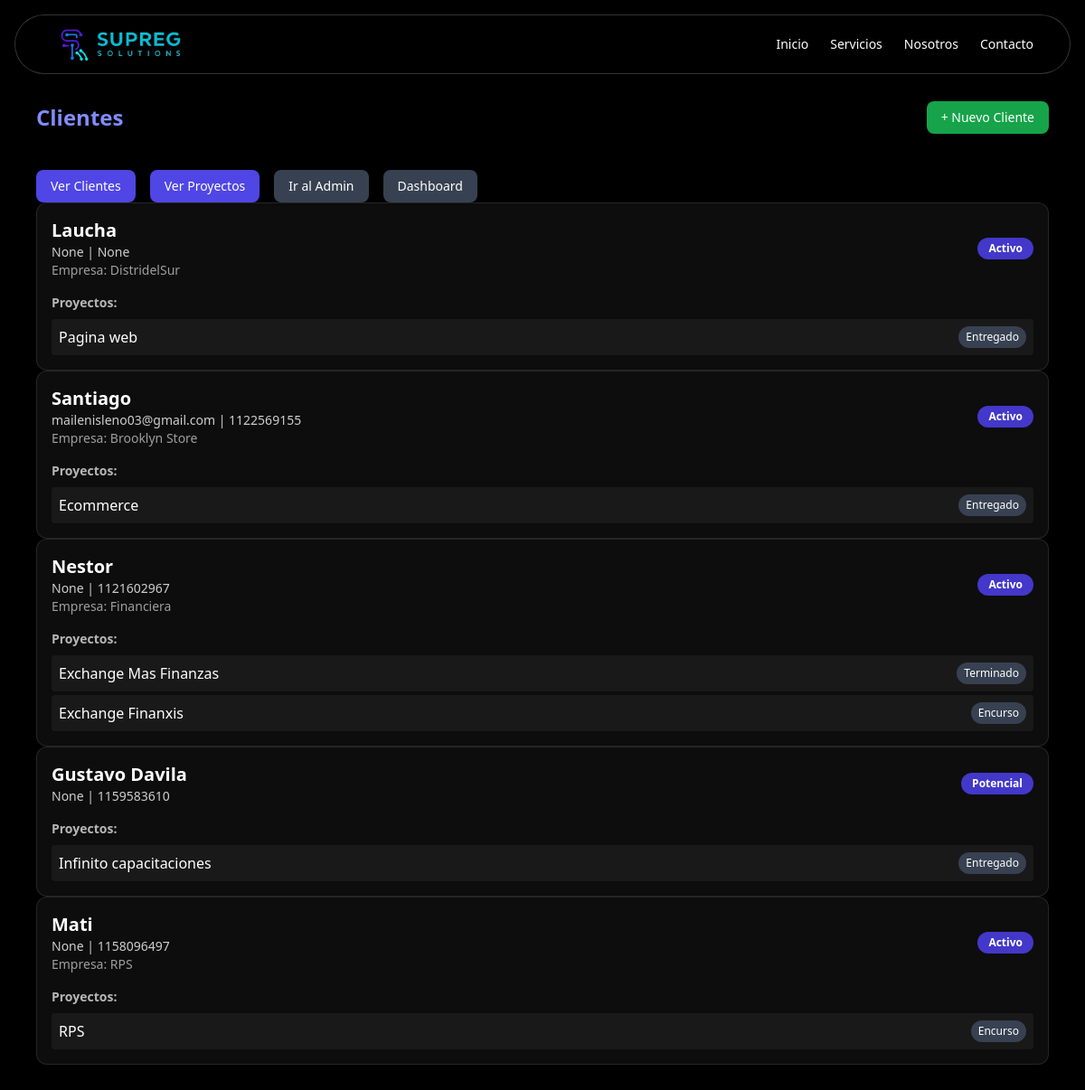
The app's page /clientes/ (signed in), older data.
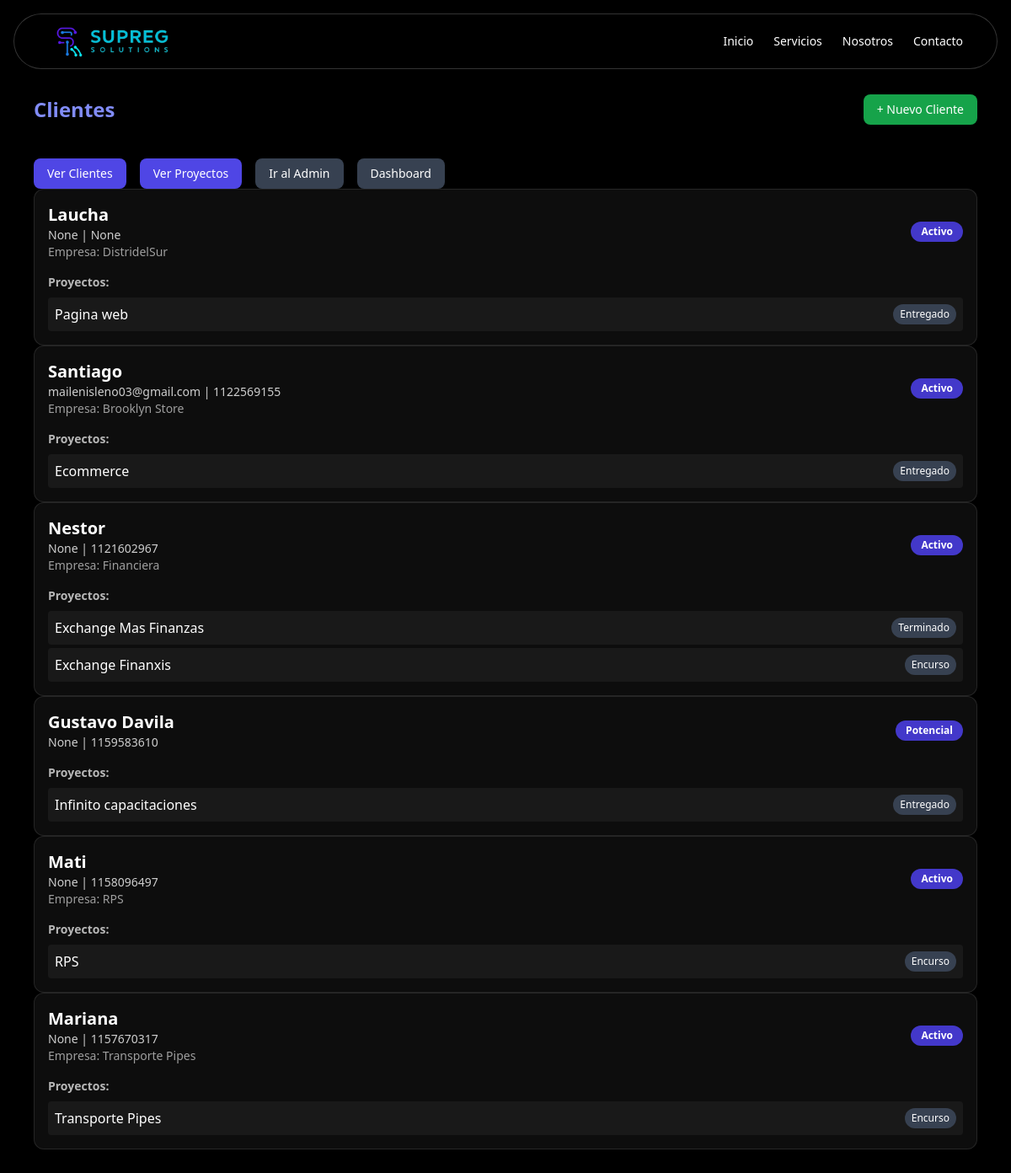
The same page, newer data.
### webapp/models.py (models this page shows, shortened)
class Cliente(models.Model):
    nombre = models.CharField(max_length=100)
    email = models.EmailField(blank=True, null=True)
    telefono = models.CharField(max_length=30, blank=True, null=True)
    empresa = models.CharField(max_length=100, blank=True, null=True)
    estado = models.CharField(max_length=20, choices=[('activo', 'Activo'), ('potencial', 'Potencial'), ('inactivo', 'Inactivo')])
    notas = models.TextField(blank=True, null=True)

class Proyecto(models.Model):
    MONEDAS = [
        ('ARS', 'Pesos Argentinos'),
        ('USD', 'Dólares Americanos'),
    ]
    cliente = models.ForeignKey(Cliente, on_delete=models.CASCADE, related_name="proyectos")
    nombre = models.CharField(max_length=150)
    descripcion = models.TextField(blank=True, null=True)
    fecha_inicio = models.DateField()
    fecha_entrega = models.DateField(blank=True, null=True)
    estado = models.CharField(max_length=20, choices=[
        ('pendiente', 'Pendiente'),
        ('en_curso', 'En curso'),
        ('pausado', 'Pausado'),
        ('terminado', 'Terminado'),
        ('entregado', 'Entregado')
    ])
    moneda = models.CharField(max_length=3, choices=MONEDAS, default='ARS')  # NUEVO
    precio = models.DecimalField(max_digits=12, decimal_places=2)  # total presupuestado
    monto_cobrado = models.DecimalField(max_digits=12, decimal_places=2, default=0)  # total facturado
    observaciones = models.TextField(blank=True, null=True)

### webapp/views.py (the view)
# urls.py: path('clientes/', clientes_list, name='clientes_list'),
@login_required
def clientes_list(request):
    clientes = Cliente.objects.all()
    return render(request, 'clientes_list.html', {'clientes': clientes})

### webapp/templates/clientes_list.html (shortened to what this page needs)
{% extends 'base.html' %}
{% block content %}
<div class="pt-28 max-w-6xl mx-auto px-4">
  <div class="flex justify-between items-center mb-6">
    <h1 class="text-2xl font-bold text-indigo-400">Clientes</h1>
    <a href="{% url 'nuevo_cliente' %}" class="bg-green-600 hover:bg-green-700 text-white px-4 py-2 rounded-lg text-sm shadow">+ Nuevo Cliente</a>
  </div>
  <div class="mt-10 flex flex-wrap gap-4">
    <a href="{% url 'clientes_list' %}"
      class="bg-indigo-600 hover:bg-indigo-700 text-white px-4 py-2 rounded-lg text-sm shadow">Ver Clientes</a>
    <a href="{% url 'proyectos_list' %}"
      class="bg-indigo-600 hover:bg-indigo-700 text-white px-4 py-2 rounded-lg text-sm shadow">Ver Proyectos</a>
    <a href="{% url 'admin:index' %}"
      class="bg-gray-700 hover:bg-gray-800 text-white px-4 py-2 rounded-lg text-sm shadow">Ir al Admin</a>
    <a href="{% url 'dashboard' %}"
      class="bg-gray-700 hover:bg-gray-800 text-white px-4 py-2 rounded-lg text-sm shadow">Dashboard</a>
    </div>
    {% for cliente in clientes %}
    <div class="bg-white/5 border border-white/10 rounded-xl p-4 shadow">
      <div class="flex justify-between items-center">
        <div>
          <h2 class="text-xl font-semibold text-white">{{ cliente.nombre }}</h2>
          <p class="text-sm text-white/80">{{ cliente.email }} | {{ cliente.telefono }}</p>
          {% if cliente.empresa %}
          <p class="text-sm text-white/60">Empresa: {{ cliente.empresa }}</p>
          {% endif %}
        </div>
        <span class="px-3 py-1 rounded-full text-xs font-semibold bg-indigo-700 text-white capitalize">
          {{ cliente.estado }}
        </span>
      </div>
      {% if cliente.proyectos.all %}
      <div class="mt-4">
        <h3 class="text-sm font-bold text-white/70 mb-2">Proyectos:</h3>
        <ul class="space-y-1">
          {% for proyecto in cliente.proyectos.all %}
          <li class="flex justify-between items-center bg-white/5 p-2 rounded">
            <span>{{ proyecto.nombre }}</span>
            <span class="text-xs font-medium px-2 py-1 rounded-full bg-gray-700 text-white capitalize">
              {{ proyecto.estado|cut:"_" }}
            </span>
          </li>
          {% endfor %}
        </ul>
      </div>
      {% endif %}
    </div>
    {% empty %}
    <p class="text-white">No hay clientes aún.</p>
    {% endfor %}
  </div>
{% endblock %}

Row changes from the older to the newer data that the page shows:
added Cliente: nombre "Mariana", email "None", telefono "1157670317", empresa "Transporte Pipes", estado "Activo"
added Proyecto: nombre "Transporte Pipes", estado "Encurso", shown under "Mariana"
